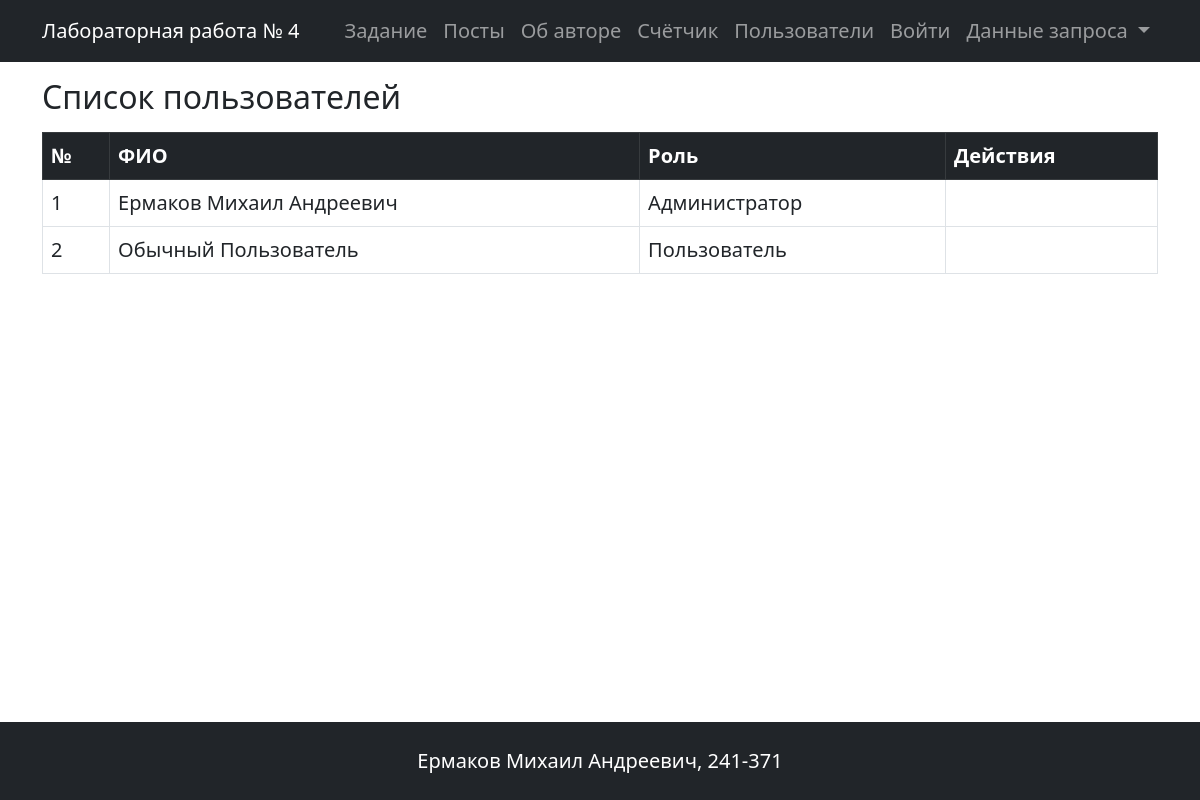
Screenshot of /users with the database file from the repository.
### app.py (models this page shows)
class User(db.Model, UserMixin):
    __tablename__ = 'users'
    id = db.Column(db.Integer, primary_key=True)
    login = db.Column(db.String(50), unique=True, nullable=False)
    password_hash = db.Column(db.String(256), nullable=False)
    last_name = db.Column(db.String(50), nullable=False)
    first_name = db.Column(db.String(50), nullable=False)
    middle_name = db.Column(db.String(50))
    role_id = db.Column(db.Integer, db.ForeignKey('roles.id'))
    created_at = db.Column(db.DateTime, default=datetime.utcnow)
    role = db.relationship('Role', backref='users')
    @property
    def full_name(self):
        parts = [self.last_name, self.first_name]
        if self.middle_name:
            parts.append(self.middle_name)
        return ' '.join(parts)

class Role(db.Model):
    __tablename__ = 'roles'
    id = db.Column(db.Integer, primary_key=True)
    name = db.Column(db.String(50), nullable=False)
    description = db.Column(db.Text)

### app.py (the view)
@app.route('/users')
def users():
    users_list = User.query.all()
    return render_template('users.html', title='Список пользователей', users=users_list)

### app.py (called while the page is built)
@app.before_request
def start_timer():
    if request.endpoint != 'static':
        g.visit_path = request.path

@app.after_request
def log_visit(response):
    path = getattr(g, 'visit_path', None)
    if path:
        try:
            user_id = current_user.get_id() if current_user.is_authenticated else None
            log = VisitLog(
                path=path,
                user_id=user_id
            )
            db.session.add(log)
            db.session.commit()
        except Exception as e:
            db.session.rollback()
            print(f"Ошибка логирования: {e}")
    return response

### templates/users.html (shortened to what this page needs)
{% extends 'base.html' %}
{% block content %}
<h2>Список пользователей</h2>
<table class="table table-bordered mt-3">
    <thead class="table-dark">
        <tr>
            <th>№</th>
            <th>ФИО</th>
            <th>Роль</th>
            <th>Действия</th>
        </tr>
    </thead>
    <tbody>
        {% for user in users %}
        <tr>
            <td>{{ loop.index }}</td>
            <td>{{ user.full_name }}</td>
            <td>{{ user.role.name if user.role else 'Нет роли' }}</td>
            <td>
            </td>
        </tr>
        {% endfor %}
    </tbody>
</table>
{% endblock %}

### static/styles.css (style rules this page uses)
body { font-size: 1.25rem; }

### rows the page displays
User: full_name "Ермаков Михаил Андреевич", role "Администратор"
User: full_name "Обычный Пользователь", role "Пользователь"
